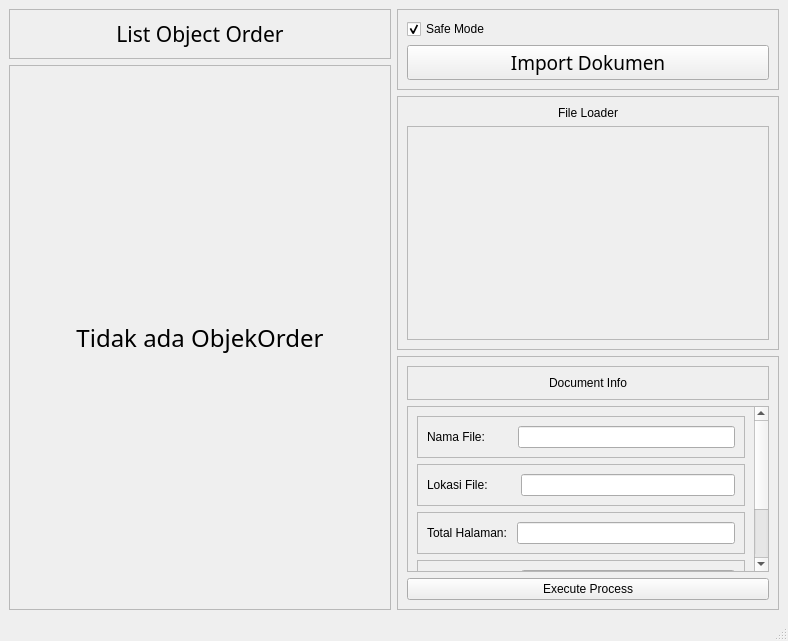
<?xml version="1.0" encoding="UTF-8"?>
<ui version="4.0">
 <class>MainWindow</class>
 <widget class="QMainWindow" name="MainWindow">
  <property name="geometry">
   <rect>
    <x>0</x>
    <y>0</y>
    <width>788</width>
    <height>641</height>
   </rect>
  </property>
  <property name="windowTitle">
   <string>Main</string>
  </property>
  <widget class="QWidget" name="centralwidget">
   <layout class="QHBoxLayout" name="horizontalLayout">
    <item>
     <layout class="QVBoxLayout" name="verticalLayout_2">
      <item>
       <widget class="QFrame" name="frame_4">
        <property name="sizePolicy">
         <sizepolicy hsizetype="Preferred" vsizetype="Fixed">
          <horstretch>0</horstretch>
          <verstretch>0</verstretch>
         </sizepolicy>
        </property>
        <property name="frameShape">
         <enum>QFrame::Shape::StyledPanel</enum>
        </property>
        <property name="frameShadow">
         <enum>QFrame::Shadow::Raised</enum>
        </property>
        <layout class="QVBoxLayout" name="verticalLayout_4">
         <item>
          <widget class="QLabel" name="label_8">
           <property name="sizePolicy">
            <sizepolicy hsizetype="Expanding" vsizetype="Fixed">
             <horstretch>0</horstretch>
             <verstretch>0</verstretch>
            </sizepolicy>
           </property>
           <property name="font">
            <font>
             <family>Impact</family>
             <pointsize>16</pointsize>
            </font>
           </property>
           <property name="text">
            <string>List Object Order</string>
           </property>
           <property name="alignment">
            <set>Qt::AlignmentFlag::AlignCenter</set>
           </property>
          </widget>
         </item>
        </layout>
       </widget>
      </item>
      <item>
       <widget class="QScrollArea" name="List_Objek">
        <property name="sizePolicy">
         <sizepolicy hsizetype="Expanding" vsizetype="Minimum">
          <horstretch>0</horstretch>
          <verstretch>0</verstretch>
         </sizepolicy>
        </property>
        <property name="horizontalScrollBarPolicy">
         <enum>Qt::ScrollBarPolicy::ScrollBarAlwaysOff</enum>
        </property>
        <property name="widgetResizable">
         <bool>true</bool>
        </property>
        <widget class="QWidget" name="List_Objek_Konten">
         <property name="geometry">
          <rect>
           <x>0</x>
           <y>0</y>
           <width>378</width>
           <height>513</height>
          </rect>
         </property>
         <layout class="QVBoxLayout" name="List_ObjectOrder">
          <item>
           <widget class="QLabel" name="Label_Penanda_Kosong">
            <property name="font">
             <font>
              <family>Impact</family>
              <pointsize>18</pointsize>
             </font>
            </property>
            <property name="text">
             <string>Tidak ada ObjekOrder</string>
            </property>
            <property name="alignment">
             <set>Qt::AlignmentFlag::AlignCenter</set>
            </property>
           </widget>
          </item>
         </layout>
        </widget>
       </widget>
      </item>
     </layout>
    </item>
    <item>
     <layout class="QVBoxLayout" name="verticalLayout">
      <item>
       <widget class="QFrame" name="frame_3">
        <property name="sizePolicy">
         <sizepolicy hsizetype="Preferred" vsizetype="Maximum">
          <horstretch>0</horstretch>
          <verstretch>0</verstretch>
         </sizepolicy>
        </property>
        <property name="frameShape">
         <enum>QFrame::Shape::StyledPanel</enum>
        </property>
        <property name="frameShadow">
         <enum>QFrame::Shadow::Raised</enum>
        </property>
        <layout class="QVBoxLayout" name="verticalLayout_3">
         <item>
          <widget class="QCheckBox" name="Safe_mode_button">
           <property name="enabled">
            <bool>true</bool>
           </property>
           <property name="font">
            <font>
             <underline>false</underline>
            </font>
           </property>
           <property name="text">
            <string extracomment="Ini akan membuat aplikasi berada di jangkauan yang aman">Safe Mode</string>
           </property>
           <property name="checked">
            <bool>true</bool>
           </property>
          </widget>
         </item>
         <item>
          <widget class="QPushButton" name="Load_File_Button">
           <property name="sizePolicy">
            <sizepolicy hsizetype="Preferred" vsizetype="Maximum">
             <horstretch>0</horstretch>
             <verstretch>0</verstretch>
            </sizepolicy>
           </property>
           <property name="font">
            <font>
             <family>Impact</family>
             <pointsize>14</pointsize>
            </font>
           </property>
           <property name="text">
            <string>Import Dokumen</string>
           </property>
          </widget>
         </item>
        </layout>
       </widget>
      </item>
      <item>
       <widget class="QFrame" name="frame_2">
        <property name="sizePolicy">
         <sizepolicy hsizetype="Minimum" vsizetype="Ignored">
          <horstretch>0</horstretch>
          <verstretch>0</verstretch>
         </sizepolicy>
        </property>
        <property name="frameShape">
         <enum>QFrame::Shape::StyledPanel</enum>
        </property>
        <property name="frameShadow">
         <enum>QFrame::Shadow::Raised</enum>
        </property>
        <layout class="QVBoxLayout" name="verticalLayout_5">
         <item>
          <widget class="QLabel" name="label_7">
           <property name="text">
            <string>File Loader</string>
           </property>
           <property name="alignment">
            <set>Qt::AlignmentFlag::AlignCenter</set>
           </property>
          </widget>
         </item>
         <item>
          <widget class="QScrollArea" name="scrollArea_2">
           <property name="sizePolicy">
            <sizepolicy hsizetype="Expanding" vsizetype="Expanding">
             <horstretch>0</horstretch>
             <verstretch>0</verstretch>
            </sizepolicy>
           </property>
           <property name="widgetResizable">
            <bool>true</bool>
           </property>
           <widget class="QWidget" name="scrollAreaWidgetContents_2">
            <property name="geometry">
             <rect>
              <x>0</x>
              <y>0</y>
              <width>358</width>
              <height>195</height>
             </rect>
            </property>
            <property name="sizePolicy">
             <sizepolicy hsizetype="Preferred" vsizetype="Minimum">
              <horstretch>0</horstretch>
              <verstretch>0</verstretch>
             </sizepolicy>
            </property>
            <layout class="QVBoxLayout" name="Loader_list"/>
           </widget>
          </widget>
         </item>
        </layout>
       </widget>
      </item>
      <item>
       <widget class="QFrame" name="frame">
        <property name="sizePolicy">
         <sizepolicy hsizetype="Minimum" vsizetype="Ignored">
          <horstretch>0</horstretch>
          <verstretch>0</verstretch>
         </sizepolicy>
        </property>
        <property name="frameShape">
         <enum>QFrame::Shape::StyledPanel</enum>
        </property>
        <property name="frameShadow">
         <enum>QFrame::Shadow::Raised</enum>
        </property>
        <layout class="QVBoxLayout" name="verticalLayout_6">
         <item>
          <widget class="QFrame" name="frame_6">
           <property name="sizePolicy">
            <sizepolicy hsizetype="Preferred" vsizetype="Fixed">
             <horstretch>0</horstretch>
             <verstretch>0</verstretch>
            </sizepolicy>
           </property>
           <property name="frameShape">
            <enum>QFrame::Shape::StyledPanel</enum>
           </property>
           <property name="frameShadow">
            <enum>QFrame::Shadow::Raised</enum>
           </property>
           <layout class="QVBoxLayout" name="verticalLayout_8">
            <item>
             <widget class="QLabel" name="label_4">
              <property name="text">
               <string>Document Info</string>
              </property>
              <property name="alignment">
               <set>Qt::AlignmentFlag::AlignCenter</set>
              </property>
             </widget>
            </item>
           </layout>
          </widget>
         </item>
         <item>
          <widget class="QScrollArea" name="scrollArea_3">
           <property name="widgetResizable">
            <bool>true</bool>
           </property>
           <widget class="QWidget" name="scrollAreaWidgetContents_3">
            <property name="geometry">
             <rect>
              <x>0</x>
              <y>0</y>
              <width>346</width>
              <height>253</height>
             </rect>
            </property>
            <layout class="QVBoxLayout" name="verticalLayout_7">
             <item>
              <widget class="QFrame" name="frame_7">
               <property name="sizePolicy">
                <sizepolicy hsizetype="Minimum" vsizetype="Fixed">
                 <horstretch>0</horstretch>
                 <verstretch>0</verstretch>
                </sizepolicy>
               </property>
               <property name="frameShape">
                <enum>QFrame::Shape::StyledPanel</enum>
               </property>
               <property name="frameShadow">
                <enum>QFrame::Shadow::Raised</enum>
               </property>
               <layout class="QHBoxLayout" name="horizontalLayout_3">
                <item>
                 <widget class="QLabel" name="label">
                  <property name="text">
                   <string>Nama File:        </string>
                  </property>
                 </widget>
                </item>
                <item>
                 <widget class="QLineEdit" name="Info_NameFile">
                  <property name="readOnly">
                   <bool>true</bool>
                  </property>
                 </widget>
                </item>
               </layout>
              </widget>
             </item>
             <item>
              <widget class="QFrame" name="frame_13">
               <property name="sizePolicy">
                <sizepolicy hsizetype="Minimum" vsizetype="Fixed">
                 <horstretch>0</horstretch>
                 <verstretch>0</verstretch>
                </sizepolicy>
               </property>
               <property name="frameShape">
                <enum>QFrame::Shape::StyledPanel</enum>
               </property>
               <property name="frameShadow">
                <enum>QFrame::Shadow::Raised</enum>
               </property>
               <layout class="QHBoxLayout" name="horizontalLayout_5">
                <item>
                 <widget class="QLabel" name="label_5">
                  <property name="text">
                   <string>Lokasi File:        </string>
                  </property>
                 </widget>
                </item>
                <item>
                 <widget class="QLineEdit" name="Info_File_Location">
                  <property name="readOnly">
                   <bool>true</bool>
                  </property>
                 </widget>
                </item>
               </layout>
              </widget>
             </item>
             <item>
              <widget class="QFrame" name="frame_16">
               <property name="sizePolicy">
                <sizepolicy hsizetype="Minimum" vsizetype="Fixed">
                 <horstretch>0</horstretch>
                 <verstretch>0</verstretch>
                </sizepolicy>
               </property>
               <property name="frameShape">
                <enum>QFrame::Shape::StyledPanel</enum>
               </property>
               <property name="frameShadow">
                <enum>QFrame::Shadow::Raised</enum>
               </property>
               <layout class="QHBoxLayout" name="horizontalLayout_6">
                <item>
                 <widget class="QLabel" name="label_2">
                  <property name="text">
                   <string>Total Halaman: </string>
                  </property>
                 </widget>
                </item>
                <item>
                 <widget class="QLineEdit" name="Info_Page">
                  <property name="readOnly">
                   <bool>true</bool>
                  </property>
                 </widget>
                </item>
               </layout>
              </widget>
             </item>
             <item>
              <widget class="QFrame" name="frame_21">
               <property name="sizePolicy">
                <sizepolicy hsizetype="Minimum" vsizetype="Fixed">
                 <horstretch>0</horstretch>
                 <verstretch>0</verstretch>
                </sizepolicy>
               </property>
               <property name="frameShape">
                <enum>QFrame::Shape::StyledPanel</enum>
               </property>
               <property name="frameShadow">
                <enum>QFrame::Shadow::Raised</enum>
               </property>
               <layout class="QHBoxLayout" name="horizontalLayout_8">
                <item>
                 <widget class="QLabel" name="label_3">
                  <property name="text">
                   <string>Besar File:         </string>
                  </property>
                 </widget>
                </item>
                <item>
                 <widget class="QLineEdit" name="Info_File_Size">
                  <property name="readOnly">
                   <bool>true</bool>
                  </property>
                 </widget>
                </item>
               </layout>
              </widget>
             </item>
             <item>
              <widget class="QFrame" name="frame_15">
               <property name="sizePolicy">
                <sizepolicy hsizetype="Minimum" vsizetype="Fixed">
                 <horstretch>0</horstretch>
                 <verstretch>0</verstretch>
                </sizepolicy>
               </property>
               <property name="frameShape">
                <enum>QFrame::Shape::StyledPanel</enum>
               </property>
               <property name="frameShadow">
                <enum>QFrame::Shadow::Raised</enum>
               </property>
               <layout class="QHBoxLayout" name="horizontalLayout_7">
                <item>
                 <widget class="QLabel" name="label_6">
                  <property name="text">
                   <string>Jenis Format File: </string>
                  </property>
                 </widget>
                </item>
                <item>
                 <widget class="QLineEdit" name="Info_Format">
                  <property name="readOnly">
                   <bool>true</bool>
                  </property>
                 </widget>
                </item>
               </layout>
              </widget>
             </item>
             <item>
              <spacer name="verticalSpacer_3">
               <property name="orientation">
                <enum>Qt::Orientation::Vertical</enum>
               </property>
               <property name="sizeHint" stdset="0">
                <size>
                 <width>20</width>
                 <height>40</height>
                </size>
               </property>
              </spacer>
             </item>
            </layout>
           </widget>
          </widget>
         </item>
         <item>
          <layout class="QHBoxLayout" name="horizontalLayout_4">
           <item>
            <widget class="QPushButton" name="Merge_BTN">
             <property name="text">
              <string>Execute Process</string>
             </property>
            </widget>
           </item>
          </layout>
         </item>
        </layout>
       </widget>
      </item>
     </layout>
    </item>
   </layout>
  </widget>
  <widget class="QMenuBar" name="menubar">
   <property name="geometry">
    <rect>
     <x>0</x>
     <y>0</y>
     <width>788</width>
     <height>33</height>
    </rect>
   </property>
  </widget>
  <widget class="QStatusBar" name="statusbar"/>
 </widget>
 <resources/>
 <connections/>
</ui>
